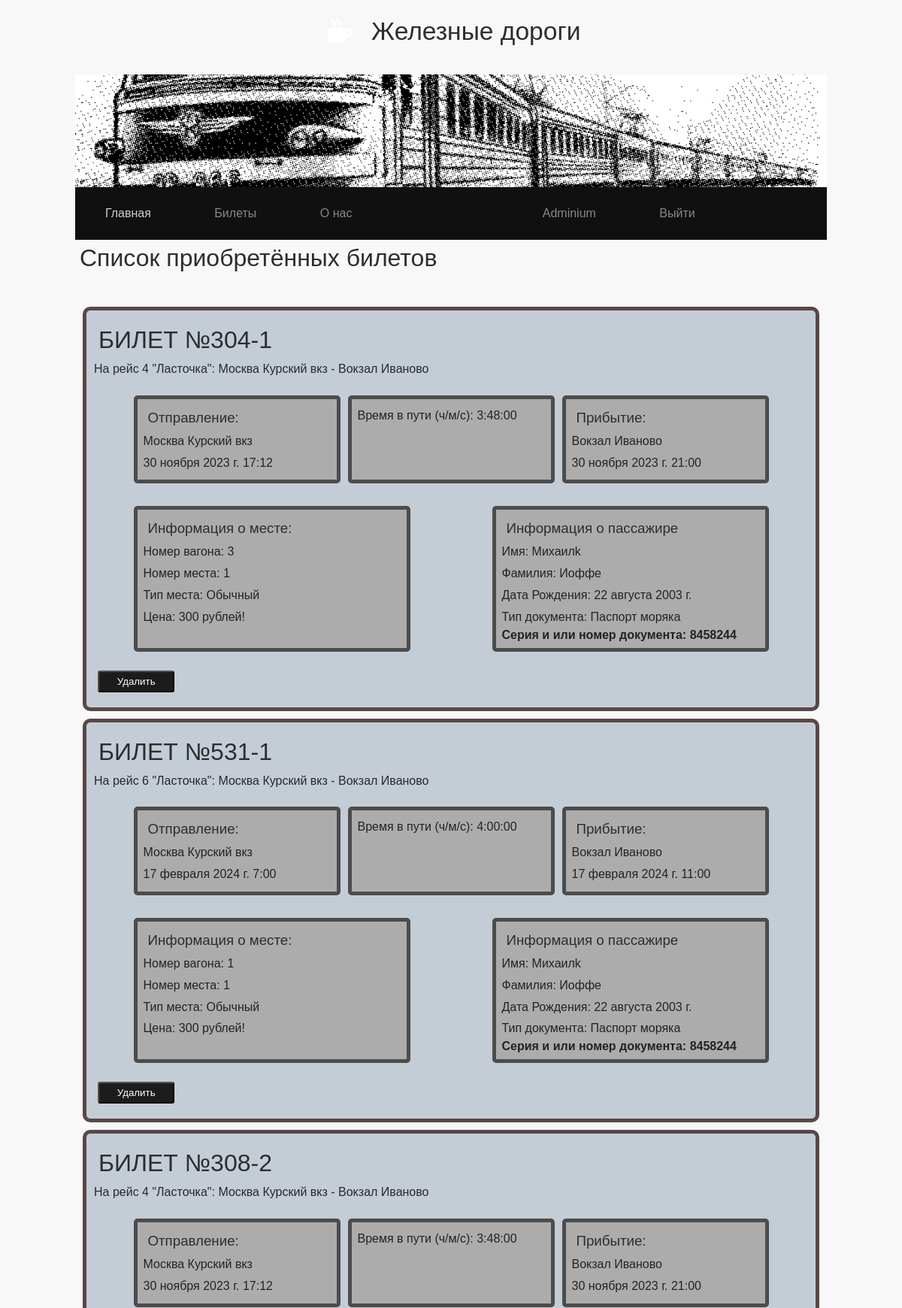
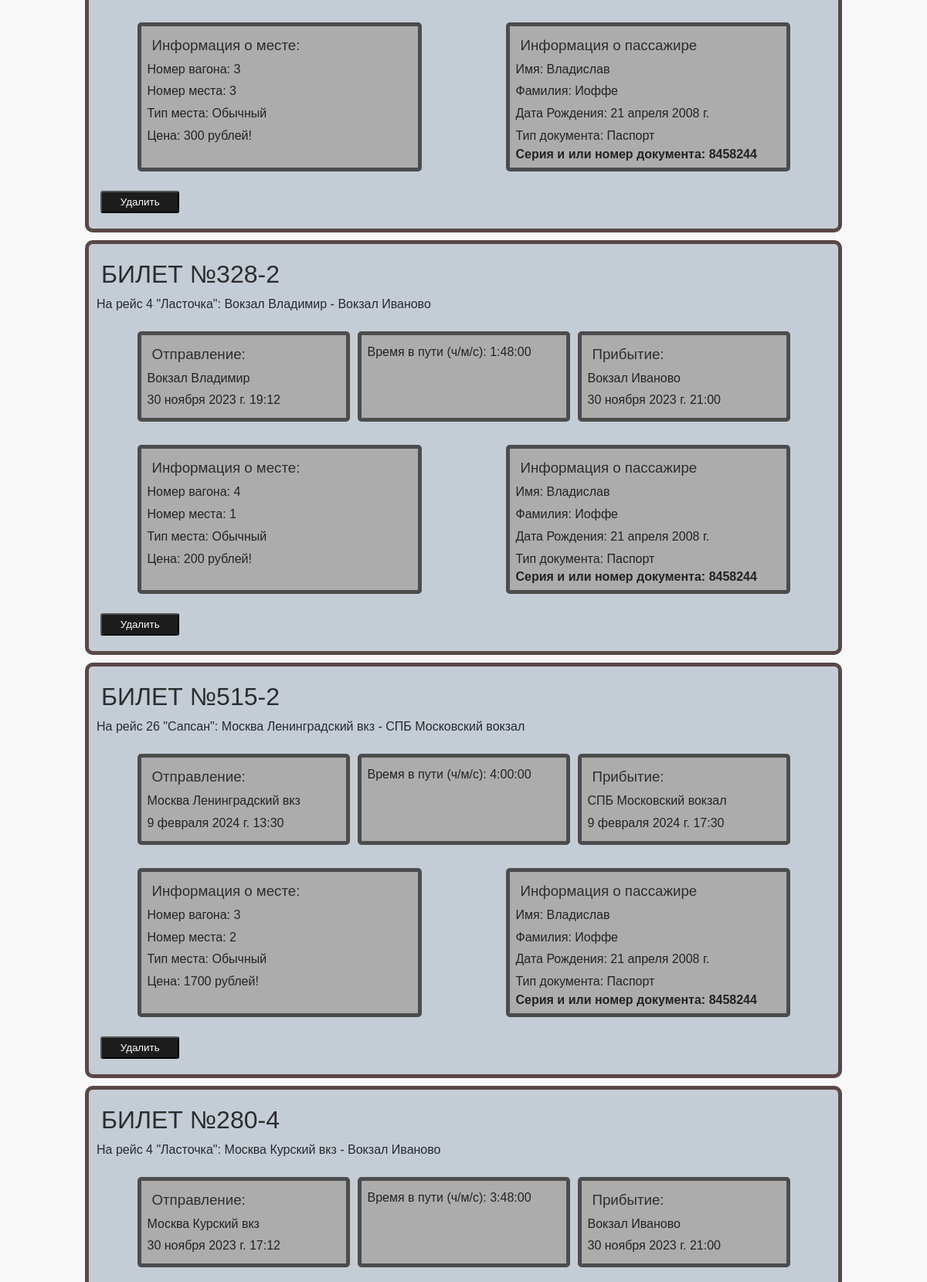
The page /timetable/profile/tickets (signed in, upper part) on the database its author committed (2 pictures, top to bottom).
### timetable/models.py (models this page shows, shortened)
class Passanger(models.Model):
    first_name = models.CharField('Имя', max_length=50)
    second_name = models.CharField('Фамилия', max_length=50)
    birthday = models.DateField('Дата рождения')
    doc_type = models.CharField('Тип документа:', max_length=50)
    doc_info = models.CharField('Серия и/или номер документа', max_length=50)
    user_id = models.ForeignKey(User, on_delete=models.CASCADE)
    class Meta:
        verbose_name = 'Пассажир'
        verbose_name_plural = 'Пассажиры'

class PreTicket(models.Model):
    id_route = models.ForeignKey(Route, on_delete=models.CASCADE)
    dep_st_name = models.CharField('Название станции отправления', max_length=50, null=True, blank=True)
    arr_st_name = models.CharField('Название станции прибытия', max_length=50, null=True, blank=True)
    dep_time = models.DateTimeField('Время отправления', null=True, blank=True)
    arr_time = models.DateTimeField('Время прибытия', null=True, blank=True)
    tr_dep_city = models.CharField('Город отправления рейса', max_length=50, null=True, blank=True)
    tr_arr_city = models.CharField('Город прибытия рейса', max_length=50, null=True, blank=True)
    hops_count = models.IntegerField('Число хопов между этими станциями')
    day_dif = models.IntegerField('Разница в днях от эталона')

class Route(models.Model):
    id_train = models.ForeignKey(Train, on_delete=models.CASCADE)
    base_price = models.IntegerField('Базовая цена билета')  # пока что считается ценой за 1 остановку
    class Meta:
        verbose_name = 'Рейс'
        verbose_name_plural = 'Рейсы'

class Train(models.Model):
    train_type = models.CharField('Тип поезда', max_length=50)
    train_number = models.IntegerField('Номер поезда')
    class Meta:
        verbose_name = 'Поезд'
        verbose_name_plural = 'Поезда'

class Seat(models.Model):
    id_carriage = models.ForeignKey(Carriage, on_delete=models.CASCADE)
    place_number = models.IntegerField('Номер места')
    place_type = models.CharField('Тип места', max_length=50)
    is_occupied = models.BooleanField('Занято ли место')  # максимально спорная фигня, к удалению!
    price_coef = models.FloatField('Коэффициент цены')
    class Meta:
        verbose_name = 'Место'
        verbose_name_plural = 'Места'

### timetable/views.py (the view, shortened to what this page needs)
# urls.py: path('profile/tickets', views.user_ticket_list, name='ticket-list'),
@login_required
def user_ticket_list(request):
    print("ФУНКЦИЯ user_ticket_list ЗАПУЩЕНА")
    pas = Passanger.objects.filter(user_id=request.user.id).only('id').all()  # все пассажиры пользователя
    tickets = Ticket.objects.filter(id_passenger__in=pas)  # все билеты, которые купил пользователь на их имена
    len = tickets.count()
    preticket_list = []
    pas_list = []
    place_list = []
    add_info_list = []
    for i in range(len):  # жеска заполняем price_place_list
        preticket = PreTicket.objects.get(id=tickets[i].id_preticket.id)
        preticket_list.append(preticket)
        pas_list.append(Passanger.objects.get(id=tickets[i].id_passenger.id))
        price = tickets[i].price
        place = {'place_number': tickets[i].id_place.place_number,
                 'place_type': tickets[i].id_place.place_type,
                 'car_number': tickets[i].id_place.id_carriage.carriage_number,
                 'train_number': tickets[i].id_place.id_carriage.id_train.train_number,
                 'price': price,
                 'ticket_id': tickets[i].id}
        place_list.append(place)
        delta = preticket.arr_time - preticket.dep_time
        train_type = preticket.id_route.id_train.train_type
        add_info = {'delta': delta, 'train_type': train_type}
        add_info_list.append(add_info)
    mylist = zip(pas_list, preticket_list, place_list, add_info_list)
    data = {
        'mylist': mylist,
    }
    return render(request, 'ticket/ticket_list.html', data)

### timetable/templates/ticket/ticket_list.html (shortened to what this page needs)
{% extends 'main/layout.html' %}
{% block content %}
    <div class="features">
        <h1>Список приобретённых билетов</h1>
        <form action="{% url 'ticket-list' %}" method="POST">
            <div class="container1">
                {% if mylist %}
                {% for chosen_passenger, route, item3, add_info in mylist %}
                        <div class="preticket-strip">
                            <h1> БИЛЕТ №{{ route.id}}-{{chosen_passenger.id}}</h1>
                            <p> На рейс  {{ route.id_route.id}}   "{{add_info.train_type}}":  {{ route.dep_st_name }} - {{route.tr_arr_city}} </p>
                            <div class="flex-container">
                                <div class="squareone">
                                    <h3> Отправление:  </h3>
                                    <p> {{route.dep_st_name}} </p>
                                    <p> {{route.dep_time}} </p>
                                </div>
                                <div class="squareone">
                                    <p>Время в пути (ч/м/c): {{add_info.delta}} </p>
                                </div>
                                <div class="squareone">
                                    <h3> Прибытие: </h3>
                                    <p> {{route.arr_st_name}} </p>
                                    <p> {{route.arr_time}} </p>
                                </div>
                            </div>
                            <div class="flex-container">
                                <div class="squareone">
                                    <h3> Информация о месте:</h3>
                                    <p> Номер вагона: {{item3.car_number}}</p>
                                    <p> Номер места: {{item3.place_number}}</p>
                                    <p> Тип места: {{item3.place_type}}</p>
                                    <p> Цена: {{item3.price}} рублей!</p>
                                </div>
                                <div class="squareone">
                                    <h3>Информация о пассажире </h3>
                                    <p>Имя: {{chosen_passenger.first_name}}</p>
                                     <p>Фамилия: {{chosen_passenger.second_name}}</p>
                                    <p>Дата Рождения: {{chosen_passenger.birthday}}</p>
                                    <p>Тип документа: {{chosen_passenger.doc_type}}</p>
                                    <h4>Серия и или номер документа: {{chosen_passenger.doc_info}}</h4>
                                </div>
                            </div>
                            <input type="submit" name="b_del_{{item3.ticket_id}}" value=" Удалить ">
                        </div>
                {% endfor %}
        {% else %}
        <h1>У вас нет купленных билетов!</h1>
        {% endif %}
        </div>
        </form>
    </div>
{% endblock %}

### main/templates/main/layout.html (shortened to what this page needs)
{% load static %}
<!DOCTYPE html>
<html lang="en">
  <head>
      <link rel="stylesheet" href="{% static 'main/css/main.css'%}">
    <link href="main/fontawesome/css/all.min.css" rel="stylesheet" />
    <link  rel="stylesheet" href="{% static 'main/css/tooplate-chilling-cafe.css'%}" />
    <link href="{% static 'main/css/default.css'%}" rel="stylesheet" type="text/css" media="all" />
    <link href="{% static 'main/css/fonts.css'%}" rel="stylesheet" type="text/css" media="all" />
  </head>
  <body>
    <div class="tm-container">
      <div class="tm-text-white tm-page-header-container">
        <i class="fas fa-mug-hot fa-2x tm-page-icon"></i>
        <h3 class="tm-page-header">Железные дороги</h3>
      </div>
      <div class="tm-main-content">
        <div id="tm-intro-img"></div>
        <div id="menu" class="container">
			<ul>
				<li class="current_page_item"><a href="{% url 'home' %}" accesskey="1" title="">Главная</a></li>
				<li><a href="{% url 'route-search' %}" accesskey="1" title="">Билеты</a></li>
				<li><a href="{% url 'about' %}" accesskey="3" title="">О нас</a></li>
                    {% if user.is_authenticated %}
                <li><a href="{% url 'profile' %}" accesskey="5" title="">{{ user.get_username }}</a></li>
                <li><a href="{% url 'logout'%}?next={{request.path}}">Выйти</a></li>
                    {% else %}
                <li><a href="{% url 'login'%}?next={{request.path}}">Войти</a></li>
                <li><a href="{% url 'register'%}?next={{request.path}}">Регистрация</a></li>
                    {% endif %}
			</ul>
		</div>
      </div>
      {% block content %}
        {% endblock %}
        <br>
        <br>
        <br>
        <br>
    </div>
  </body>
</html>

### main/static/main/css/main.css (style rules this page uses)
* { margin: 0; padding: 0; }
body { background: red; }
form { margin-left: 32% width: 500px; margin-top: 50 px; }
a { display: inline-block; transition: transform 0.3s ease; }

### main/static/main/css/tooplate-chilling-cafe.css (style rules this page uses)
body { background-color: #3a4a58; color: #8c8c8c; font-family: "Open Sans", Arial, Helvetica, sans-serif; font-size: 17px; font-weight: 400; padding: 15px; margin: 0; }
.tm-container { max-width: 1000px; margin-left: auto; margin-right: auto; }
.tm-main-content { background-color: #ffffff; }
#tm-intro-img { background-image: url(../img/logo2.png); background-position: center; background-size: cover; min-height: 150px; max-height:200px; }
.tm-text-white { color: white; }
.tm-page-header-container { text-align: center; }
.tm-page-header { display: inline-block; vertical-align: baseline; margin-top: 20px; margin-bottom: 35px; font-size: 2.1rem; font-weight: 400; }
.tm-page-icon { display: inline-block; vertical-align: baseline; padding: 15px; }
p { font-size: 1rem; line-height: 1.7; }
a { transition: all 0.3s ease; }

### main/static/main/css/default.css (style rules this page uses)
html, body { height: 100%; }
body { margin: 0px; padding: 0px; background: #F8F8F8 url(images/overlay.png) repeat; font-family: 'Source Sans Pro', sans-serif; font-size: 12pt; font-weight: 400; color: rgba(0,0,0,.8); }
h1, h2, h3 { margin: 3px; padding: 3px; font-weight: 300; color: #2D2D2D; }
p, ol, ul { margin-top: 0px; }
p { line-height: 180%; }
a { color: rgba(0,0,0,.8); }
.container { margin: 0px auto; }
#menu { overflow: hidden; background: #101010; }
#menu ul { margin: 0px 0px 0px 0px; padding: 0px 0px; list-style: none; line-height: normal; }
#menu li { display: inline-block; }
#menu a { display: block; padding: 0px 40px 0px 40px; line-height: 70px; text-decoration: none; text-align: center; font-size: 16px; font-weight: 200; color: rgba(255,255,255,0.5); border: none; }
#menu a:hover, #menu .current_page_item a { text-decoration: none; color: rgba(255,255,255,0.8); }
.container1 { padding-top: 30px; padding-left: 10px; padding-right: 10px; padding-bottom: 15px; }
.preticket-strip { padding-top: 15px; padding-left: 10px; padding-right: 10px; padding-bottom: 15px; margin-top: 10px; margin-bottom: 10px; background-color: #c4cdd6; border: 5px solid #5a4747; border-radius: 10px; }
#menu2 a:hover, #menu .current_page_item a { text-decoration: none; color: rgba(255,255,255,0.8); }
.flex-container { display: flex; width: 90%; padding: 5px; border: 5px; margin: 10px auto 10px auto; align-items: stretch; justify-content: space-between; aling-content: space-around; }
div.squareone { border: 5px solid #4c4c4c; border-radius: 5px; background-color: #acacac; padding: 8px; margin: 5px; flex-basis: 40%; overflow: auto; max-height: 400px; }
input[type=submit] { color: #fff; background: #1d1c1c; padding: 5px 20px; margin: 5px; border-radius: 3px; transition: transform 0.3s ease; }

### rows shown on the page
Passanger: id "304", id "1", id_route.id "4", train_type "Ласточка", dep_st_name "Москва Курский вкз", tr_arr_city "Вокзал Иваново", dep_time "30 ноября 2023 г. 17:12", delta "3:48:00", arr_st_name "Вокзал Иваново", arr_time "30 ноября 2023 г. 21:00", car_number "3", place_number "1", place_type "Обычный", price "300", first_name "Михаилk", second_name "Иоффе", birthday "22 августа 2003 г.", doc_type "Паспорт моряка", doc_info "8458244", id "531", id_route.id "6", dep_time "17 февраля 2024 г. 7:00", delta "4:00:00", arr_time "17 февраля 2024 г. 11:00", car_number "1"
Passanger: id "308", id "2", id_route.id "4", train_type "Ласточка", dep_st_name "Москва Курский вкз", tr_arr_city "Вокзал Иваново", dep_time "30 ноября 2023 г. 17:12", delta "3:48:00", arr_st_name "Вокзал Иваново", arr_time "30 ноября 2023 г. 21:00", car_number "3", place_number "3", place_type "Обычный", price "300", first_name "Владислав", second_name "Иоффе", birthday "21 апреля 2008 г.", doc_type "Паспорт", doc_info "8458244", id "328", dep_st_name "Вокзал Владимир", dep_time "30 ноября 2023 г. 19:12", delta "1:48:00", car_number "4", place_number "1", price "200", id "515", id_route.id "26", train_type "Сапсан", dep_st_name "Москва Ленинградский вкз", tr_arr_city "СПБ Московский вокзал", dep_time "9 февраля 2024 г. 13:30", delta "4:00:00", arr_st_name "СПБ Московский вокзал", arr_time "9 февраля 2024 г. 17:30", place_number "2", price "1700"
Passanger: id "280", id "4", id_route.id "4", train_type "Ласточка", dep_st_name "Москва Курский вкз", tr_arr_city "Вокзал Иваново", dep_time "30 ноября 2023 г. 17:12", delta "3:48:00", arr_st_name "Вокзал Иваново", arr_time "30 ноября 2023 г. 21:00"

### other values the page prints
{{ user.get_username }} "Adminium"
